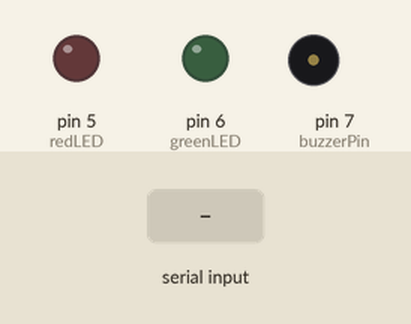
This sketch was run on a simulated Arduino Uno, built with avr-gcc and run on an emulated ATmega328P. Shown: output pins drawn as LEDs (lit = HIGH), buzzer (waves = sounding). The test bench sets the inputs (shaded band). Pins used as bus, display or sensor lines are not drawn.

Above: at 1.2 s.
1.3 s: "Wow......" received over Serial
At 3.1 s:
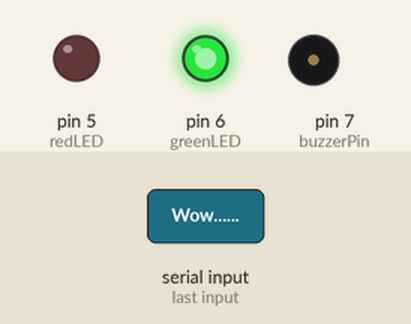
4.3 s: "1" received over Serial
At 5.35 s:
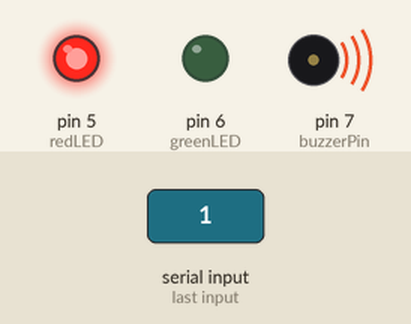
6.9 s: "Wow......" received over Serial
At 8.7 s:
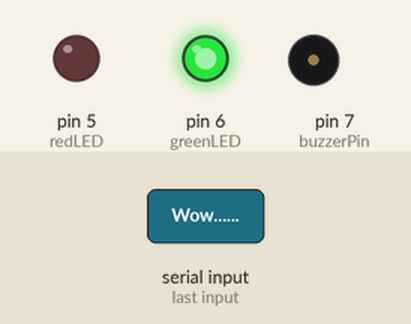
Timing chart, 0 to 10.4 s (numbered marks = the images above; inputs shaded):
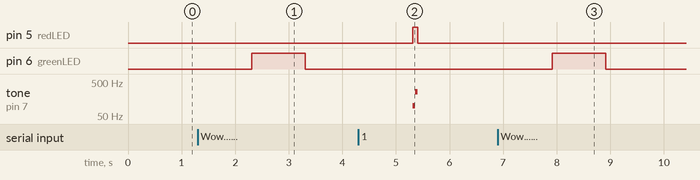

The sketch:

rfid_security.ino
```cpp
#include <SPI.h>
#include <MFRC522.h>
#define SS_PIN 10
#define RST_PIN 9

MFRC522 rfid(SS_PIN, RST_PIN);
MFRC522::MIFARE_Key key;

byte nuidPICC[4];
int buzzerPin = 7;
int redLED = 5;
int greenLED = 6;
int melody[] = {
  100, 262
};
int duration[] = {
  50, 50
};
void setup() {
  Serial.begin(9600);
  SPI.begin();
  rfid.PCD_Init();
  pinMode(buzzerPin,OUTPUT);
  pinMode(redLED, OUTPUT);
  pinMode(greenLED, OUTPUT);
  for (byte i = 0; i < 6; i++) {
    key.keyByte[i] = 0xFF;
  }

}

void loop(){
  if(Serial.available()>0){
    String data = Serial.readString();
    if(data == "Wow......"){
     digitalWrite(buzzerPin, HIGH);
     digitalWrite(greenLED, HIGH);
    delay(1000);
    digitalWrite(buzzerPin,LOW);
    digitalWrite(greenLED, LOW);
      }else{
        for (int i = 0; i < sizeof(melody) / sizeof(melody[0]); i++) {
          digitalWrite(redLED, HIGH);
    tone(buzzerPin, melody[i], duration[i]);
    delay(duration[i]);
  }
    digitalWrite(redLED, LOW);
      }

  }
  if(!rfid.PICC_IsNewCardPresent()){
    return;
  }

  if(!rfid.PICC_ReadCardSerial()){
    return;
  }

    for (byte i = 0; i < 4; i++) {
      nuidPICC[i] = rfid.uid.uidByte[i];
    }

    printHex(rfid.uid.uidByte, rfid.uid.size);


 /*
  * Halt PICC
  * Stop encryption on PCD
 */

  rfid.PICC_HaltA();
  rfid.PCD_StopCrypto1();
}

void printHex(byte *buffer, byte bufferSize){
  for (byte i = 0; i < bufferSize; i++){
    Serial.print(buffer[i] < 0x10 ? " 0" : " ");
    Serial.print(buffer[i],   HEX);
  }
}  
```

Measured:
- after the input at 1.3 s, pin 6 (greenLED): LOW → HIGH after 1.0 s, → LOW 1.0 s later
- after the input at 4.3 s, pin 5 (redLED): LOW → HIGH after 1.0 s, → LOW 0.10 s later; tone on pin 7 (buzzerPin): silent → 100 Hz after 1.0 s, → 262 Hz 0.05 s later, → silent 0.05 s later
- after the input at 6.9 s, pin 6 (greenLED): LOW → HIGH after 1.0 s, → LOW 1.0 s later
